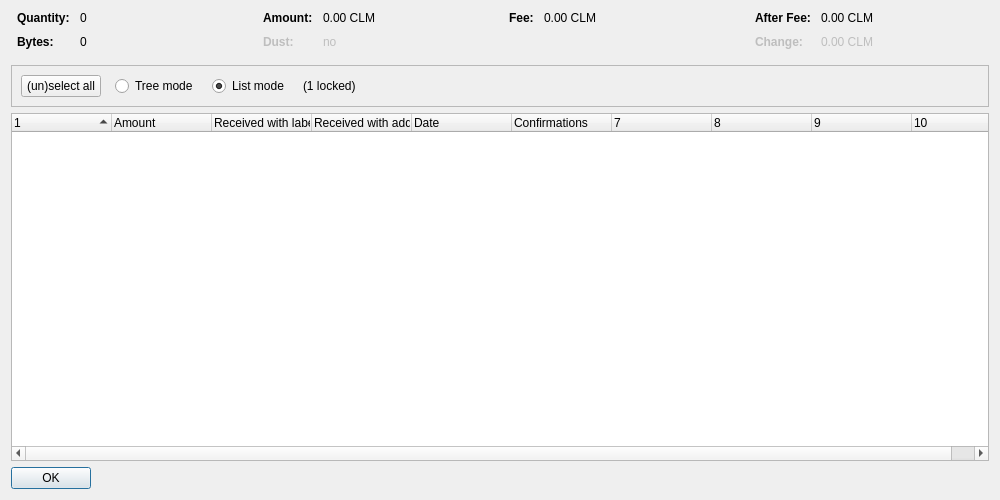
<?xml version="1.0" encoding="UTF-8"?>
<ui version="4.0">
 <class>CoinControlDialog</class>
 <widget class="QDialog" name="CoinControlDialog">
  <property name="geometry">
   <rect>
    <x>0</x>
    <y>0</y>
    <width>1000</width>
    <height>500</height>
   </rect>
  </property>
  <property name="windowTitle">
   <string>Coin Selection</string>
  </property>
  <layout class="QVBoxLayout" name="verticalLayout">
   <item>
    <layout class="QHBoxLayout" name="horizontalLayoutTop" stretch="0,0,0,0">
     <property name="topMargin">
      <number>0</number>
     </property>
     <property name="bottomMargin">
      <number>10</number>
     </property>
     <item>
      <layout class="QFormLayout" name="formLayoutCoinControl1">
       <property name="horizontalSpacing">
        <number>10</number>
       </property>
       <property name="verticalSpacing">
        <number>10</number>
       </property>
       <property name="leftMargin">
        <number>6</number>
       </property>
       <property name="rightMargin">
        <number>6</number>
       </property>
       <item row="0" column="0">
        <widget class="QLabel" name="labelCoinControlQuantityText">
         <property name="font">
          <font>
           <weight>75</weight>
           <bold>true</bold>
          </font>
         </property>
         <property name="text">
          <string>Quantity:</string>
         </property>
        </widget>
       </item>
       <item row="0" column="1">
        <widget class="QLabel" name="labelCoinControlQuantity">
         <property name="cursor">
          <cursorShape>IBeamCursor</cursorShape>
         </property>
         <property name="contextMenuPolicy">
          <enum>Qt::ActionsContextMenu</enum>
         </property>
         <property name="text">
          <string notr="true">0</string>
         </property>
         <property name="textInteractionFlags">
          <set>Qt::LinksAccessibleByMouse|Qt::TextSelectableByKeyboard|Qt::TextSelectableByMouse</set>
         </property>
        </widget>
       </item>
       <item row="1" column="0">
        <widget class="QLabel" name="labelCoinControlBytesText">
         <property name="font">
          <font>
           <weight>75</weight>
           <bold>true</bold>
          </font>
         </property>
         <property name="text">
          <string>Bytes:</string>
         </property>
        </widget>
       </item>
       <item row="1" column="1">
        <widget class="QLabel" name="labelCoinControlBytes">
         <property name="cursor">
          <cursorShape>IBeamCursor</cursorShape>
         </property>
         <property name="contextMenuPolicy">
          <enum>Qt::ActionsContextMenu</enum>
         </property>
         <property name="text">
          <string notr="true">0</string>
         </property>
         <property name="textInteractionFlags">
          <set>Qt::LinksAccessibleByMouse|Qt::TextSelectableByKeyboard|Qt::TextSelectableByMouse</set>
         </property>
        </widget>
       </item>
      </layout>
     </item>
     <item>
      <layout class="QFormLayout" name="formLayoutCoinControl2">
       <property name="horizontalSpacing">
        <number>10</number>
       </property>
       <property name="verticalSpacing">
        <number>10</number>
       </property>
       <property name="leftMargin">
        <number>6</number>
       </property>
       <property name="rightMargin">
        <number>6</number>
       </property>
       <item row="0" column="0">
        <widget class="QLabel" name="labelCoinControlAmountText">
         <property name="font">
          <font>
           <weight>75</weight>
           <bold>true</bold>
          </font>
         </property>
         <property name="text">
          <string>Amount:</string>
         </property>
        </widget>
       </item>
       <item row="0" column="1">
        <widget class="QLabel" name="labelCoinControlAmount">
         <property name="cursor">
          <cursorShape>IBeamCursor</cursorShape>
         </property>
         <property name="contextMenuPolicy">
          <enum>Qt::ActionsContextMenu</enum>
         </property>
         <property name="text">
          <string notr="true">0.00 CLM</string>
         </property>
         <property name="textInteractionFlags">
          <set>Qt::LinksAccessibleByMouse|Qt::TextSelectableByKeyboard|Qt::TextSelectableByMouse</set>
         </property>
        </widget>
       </item>
       <item row="1" column="0">
        <widget class="QLabel" name="labelCoinControlLowOutputText">
         <property name="enabled">
          <bool>false</bool>
         </property>
         <property name="font">
          <font>
           <weight>75</weight>
           <bold>true</bold>
          </font>
         </property>
         <property name="text">
          <string>Dust:</string>
         </property>
        </widget>
       </item>
       <item row="1" column="1">
        <widget class="QLabel" name="labelCoinControlLowOutput">
         <property name="enabled">
          <bool>false</bool>
         </property>
         <property name="cursor">
          <cursorShape>IBeamCursor</cursorShape>
         </property>
         <property name="contextMenuPolicy">
          <enum>Qt::ActionsContextMenu</enum>
         </property>
         <property name="text">
          <string notr="true">no</string>
         </property>
         <property name="textInteractionFlags">
          <set>Qt::LinksAccessibleByMouse|Qt::TextSelectableByKeyboard|Qt::TextSelectableByMouse</set>
         </property>
        </widget>
       </item>
      </layout>
     </item>
     <item>
      <layout class="QFormLayout" name="formLayoutCoinControl3">
       <property name="horizontalSpacing">
        <number>10</number>
       </property>
       <property name="verticalSpacing">
        <number>10</number>
       </property>
       <property name="leftMargin">
        <number>6</number>
       </property>
       <property name="rightMargin">
        <number>6</number>
       </property>
       <item row="0" column="0">
        <widget class="QLabel" name="labelCoinControlFeeText">
         <property name="font">
          <font>
           <weight>75</weight>
           <bold>true</bold>
          </font>
         </property>
         <property name="text">
          <string>Fee:</string>
         </property>
        </widget>
       </item>
       <item row="0" column="1">
        <widget class="QLabel" name="labelCoinControlFee">
         <property name="cursor">
          <cursorShape>IBeamCursor</cursorShape>
         </property>
         <property name="contextMenuPolicy">
          <enum>Qt::ActionsContextMenu</enum>
         </property>
         <property name="text">
          <string notr="true">0.00 CLM</string>
         </property>
         <property name="textInteractionFlags">
          <set>Qt::LinksAccessibleByMouse|Qt::TextSelectableByKeyboard|Qt::TextSelectableByMouse</set>
         </property>
        </widget>
       </item>
      </layout>
     </item>
     <item>
      <layout class="QFormLayout" name="formLayoutCoinControl4">
       <property name="horizontalSpacing">
        <number>10</number>
       </property>
       <property name="verticalSpacing">
        <number>10</number>
       </property>
       <property name="leftMargin">
        <number>6</number>
       </property>
       <property name="rightMargin">
        <number>6</number>
       </property>
       <item row="0" column="0">
        <widget class="QLabel" name="labelCoinControlAfterFeeText">
         <property name="font">
          <font>
           <weight>75</weight>
           <bold>true</bold>
          </font>
         </property>
         <property name="text">
          <string>After Fee:</string>
         </property>
        </widget>
       </item>
       <item row="0" column="1">
        <widget class="QLabel" name="labelCoinControlAfterFee">
         <property name="cursor">
          <cursorShape>IBeamCursor</cursorShape>
         </property>
         <property name="contextMenuPolicy">
          <enum>Qt::ActionsContextMenu</enum>
         </property>
         <property name="text">
          <string notr="true">0.00 CLM</string>
         </property>
         <property name="textInteractionFlags">
          <set>Qt::LinksAccessibleByMouse|Qt::TextSelectableByKeyboard|Qt::TextSelectableByMouse</set>
         </property>
        </widget>
       </item>
       <item row="1" column="0">
        <widget class="QLabel" name="labelCoinControlChangeText">
         <property name="enabled">
          <bool>false</bool>
         </property>
         <property name="font">
          <font>
           <weight>75</weight>
           <bold>true</bold>
          </font>
         </property>
         <property name="text">
          <string>Change:</string>
         </property>
        </widget>
       </item>
       <item row="1" column="1">
        <widget class="QLabel" name="labelCoinControlChange">
         <property name="enabled">
          <bool>false</bool>
         </property>
         <property name="cursor">
          <cursorShape>IBeamCursor</cursorShape>
         </property>
         <property name="contextMenuPolicy">
          <enum>Qt::ActionsContextMenu</enum>
         </property>
         <property name="text">
          <string notr="true">0.00 CLM</string>
         </property>
         <property name="textInteractionFlags">
          <set>Qt::LinksAccessibleByMouse|Qt::TextSelectableByKeyboard|Qt::TextSelectableByMouse</set>
         </property>
        </widget>
       </item>
      </layout>
     </item>
    </layout>
   </item>
   <item>
    <widget class="QFrame" name="frame">
     <property name="minimumSize">
      <size>
       <width>0</width>
       <height>40</height>
      </size>
     </property>
     <property name="frameShape">
      <enum>QFrame::StyledPanel</enum>
     </property>
     <property name="frameShadow">
      <enum>QFrame::Sunken</enum>
     </property>
     <layout class="QHBoxLayout" name="horizontalLayout">
      <item>
       <layout class="QHBoxLayout" name="horizontalLayoutPanel" stretch="0,0,0,0,0">
        <property name="spacing">
         <number>14</number>
        </property>
        <item>
         <widget class="QPushButton" name="pushButtonSelectAll">
          <property name="sizePolicy">
           <sizepolicy hsizetype="Maximum" vsizetype="Fixed">
            <horstretch>0</horstretch>
            <verstretch>0</verstretch>
           </sizepolicy>
          </property>
          <property name="text">
           <string>(un)select all</string>
          </property>
          <property name="autoDefault">
           <bool>false</bool>
          </property>
         </widget>
        </item>
        <item>
         <widget class="QRadioButton" name="radioTreeMode">
          <property name="sizePolicy">
           <sizepolicy hsizetype="Maximum" vsizetype="Fixed">
            <horstretch>0</horstretch>
            <verstretch>0</verstretch>
           </sizepolicy>
          </property>
          <property name="text">
           <string>Tree mode</string>
          </property>
         </widget>
        </item>
        <item>
         <widget class="QRadioButton" name="radioListMode">
          <property name="sizePolicy">
           <sizepolicy hsizetype="Maximum" vsizetype="Fixed">
            <horstretch>0</horstretch>
            <verstretch>0</verstretch>
           </sizepolicy>
          </property>
          <property name="text">
           <string>List mode</string>
          </property>
          <property name="checked">
           <bool>true</bool>
          </property>
         </widget>
        </item>
        <item>
         <widget class="QLabel" name="labelLocked">
          <property name="text">
           <string notr="true">(1 locked)</string>
          </property>
         </widget>
        </item>
        <item>
         <spacer name="horizontalSpacer">
          <property name="orientation">
           <enum>Qt::Horizontal</enum>
          </property>
          <property name="sizeHint" stdset="0">
           <size>
            <width>40</width>
            <height>20</height>
           </size>
          </property>
         </spacer>
        </item>
       </layout>
      </item>
     </layout>
    </widget>
   </item>
   <item>
    <widget class="CoinControlTreeWidget" name="treeWidget">
     <property name="contextMenuPolicy">
      <enum>Qt::CustomContextMenu</enum>
     </property>
     <property name="sortingEnabled">
      <bool>false</bool>
     </property>
     <property name="columnCount">
      <number>10</number>
     </property>
     <attribute name="headerShowSortIndicator" stdset="0">
      <bool>true</bool>
     </attribute>
     <attribute name="headerStretchLastSection">
      <bool>false</bool>
     </attribute>
     <column>
      <property name="text">
       <string/>
      </property>
     </column>
     <column>
      <property name="text">
       <string>Amount</string>
      </property>
     </column>
     <column>
      <property name="text">
       <string>Received with label</string>
      </property>
     </column>
     <column>
      <property name="text">
       <string>Received with address</string>
      </property>
     </column>
     <column>
      <property name="text">
       <string>Date</string>
      </property>
     </column>
     <column>
      <property name="text">
       <string>Confirmations</string>
      </property>
      <property name="toolTip">
       <string>Confirmed</string>
      </property>
     </column>
     <column>
      <property name="text">
       <string/>
      </property>
     </column>
     <column>
      <property name="text">
       <string/>
      </property>
     </column>
     <column>
      <property name="text">
       <string/>
      </property>
     </column>
     <column>
      <property name="text">
       <string/>
      </property>
     </column>
    </widget>
   </item>
   <item>
    <widget class="QDialogButtonBox" name="buttonBox">
     <property name="sizePolicy">
      <sizepolicy hsizetype="Maximum" vsizetype="Fixed">
       <horstretch>0</horstretch>
       <verstretch>0</verstretch>
      </sizepolicy>
     </property>
     <property name="orientation">
      <enum>Qt::Horizontal</enum>
     </property>
     <property name="standardButtons">
      <set>QDialogButtonBox::Ok</set>
     </property>
    </widget>
   </item>
  </layout>
 </widget>
 <customwidgets>
  <customwidget>
   <class>CoinControlTreeWidget</class>
   <extends>QTreeWidget</extends>
   <header>coincontroltreewidget.h</header>
  </customwidget>
 </customwidgets>
 <resources/>
 <connections/>
</ui>
